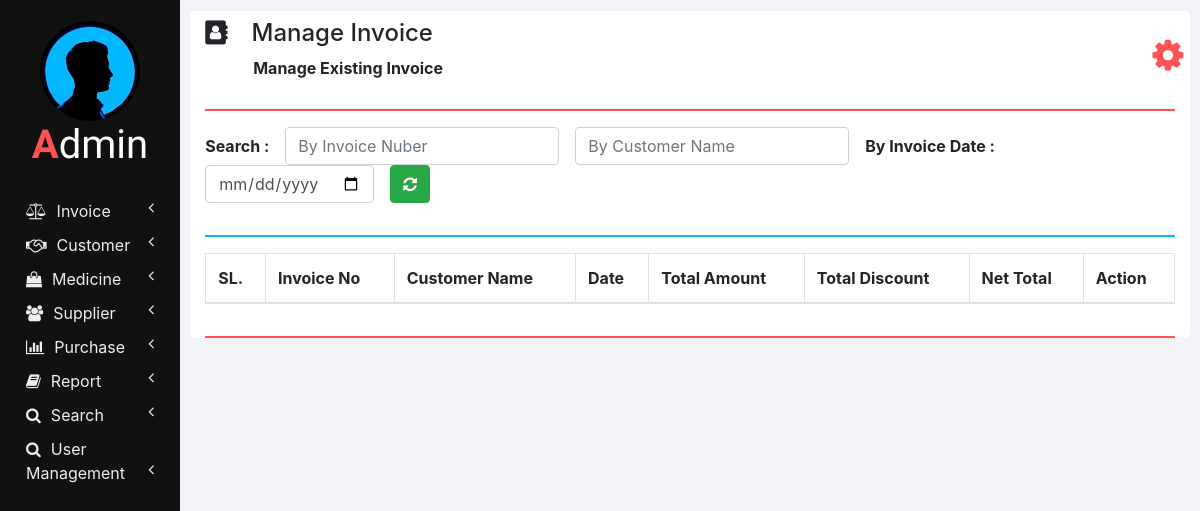
/manage_invoice.php, run on an earlier commit of the app's database.
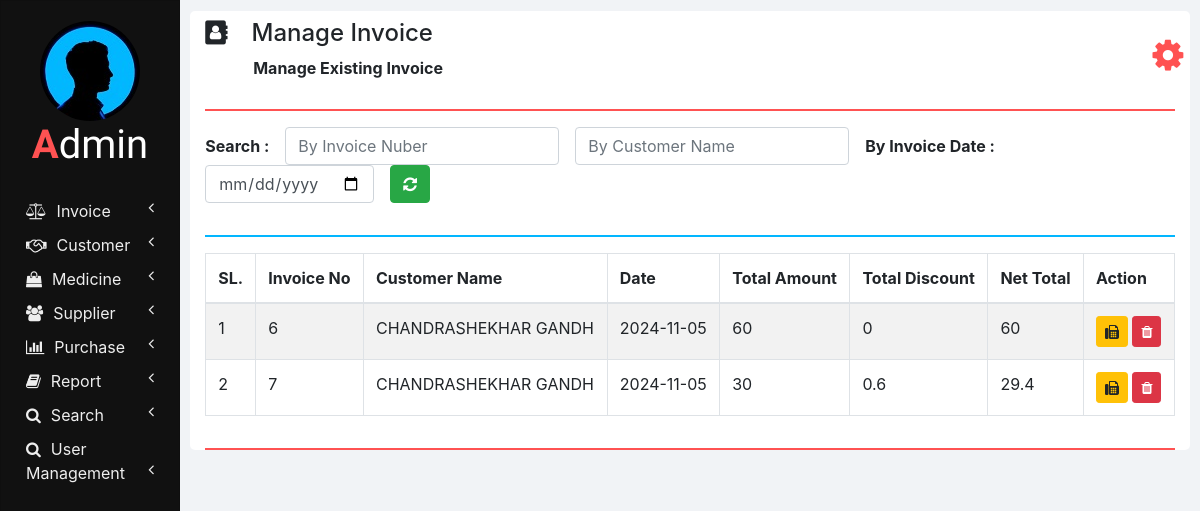
And on a later commit of the database.
### tables this page shows
CREATE TABLE `invoices` (
  `INVOICE_ID` int(11) NOT NULL,
  `NET_TOTAL` double NOT NULL DEFAULT 0,
  `INVOICE_DATE` date DEFAULT NULL,
  `CUSTOMER_ID` int(11) NOT NULL,
  `TOTAL_AMOUNT` double NOT NULL,
  `TOTAL_DISCOUNT` double NOT NULL
);

CREATE TABLE `customers` (
  `ID` int(11) NOT NULL,
  `NAME` varchar(20) NOT NULL,
  `AGE` int(11) NOT NULL,
  `DATE_OF_BIRTH` varchar(100) NOT NULL,
  `CONTACT_NUMBER` bigint(20) NOT NULL,
  `ALTERNATIVE_NUMBER` bigint(20) NOT NULL,
  `FATHER_NAME` varchar(20) NOT NULL,
  `FATHER_OCCUPATION` varchar(100) NOT NULL,
  `MOTHER_NAME` varchar(20) NOT NULL,
  `MOTHER_OCCUPATION` varchar(100) NOT NULL,
  `ADDRESS1` varchar(100) NOT NULL,
  `ADDRESS2` varchar(100) NOT NULL,
  `ADHAR_CARD_NUMBER` varchar(100) NOT NULL,
  `GIVEN_CARD` varchar(100) NOT NULL,
  `DISTRICT` varchar(100) NOT NULL,
  `TALUK` varchar(100) NOT NULL,
  `VILLEGE` varchar(100) NOT NULL,
  `DOCTOR_NAME` varchar(100) DEFAULT NULL
);

### php/manage_invoice.php (the view, shortened to what this page needs)
<?php
  function showInvoices() {
    require "db_connection.php";
    if($con) {
      $seq_no = 0;
      $query = "SELECT * FROM invoices INNER JOIN customers ON invoices.CUSTOMER_ID = customers.ID";
      $result = mysqli_query($con, $query);
      while($row = mysqli_fetch_array($result)) {
        $seq_no++;
        showInvoiceRow($seq_no, $row);
      }
    }
  }
  function showInvoiceRow($seq_no, $row) {
    ?>
    <tr>
      <td><?php echo $seq_no; ?></td>
      <td><?php echo $row['INVOICE_ID']; ?></td>
      <td><?php echo $row['NAME']; ?></td>
      <td><?php echo $row['INVOICE_DATE']; ?></td>
      <td><?php echo $row['TOTAL_AMOUNT']; ?></td>
      <td><?php echo $row['TOTAL_DISCOUNT']; ?></td>
      <td><?php echo $row['NET_TOTAL']; ?></td>
      <td>
        <button class="btn btn-warning btn-sm" onclick="printInvoice(<?php echo $row['INVOICE_ID']; ?>);">
          <i class="fa fa-fax"></i>
        </button>
        <button class="btn btn-danger btn-sm" onclick="deleteInvoice(<?php echo $row['INVOICE_ID']; ?>);">
          <i class="fa fa-trash"></i>
        </button>
      </td>
    </tr>
    <?php
  }
    ?>

What changed in the data, as far as the page shows it:
added invoices: seq_no "1", INVOICE_ID "6", CUSTOMER_ID.NAME "CHANDRASHEKHAR GANDH", INVOICE_DATE "2024-11-05", TOTAL_AMOUNT "60", TOTAL_DISCOUNT "0", NET_TOTAL "60"
added invoices: seq_no "2", INVOICE_ID "7", CUSTOMER_ID.NAME "CHANDRASHEKHAR GANDH", INVOICE_DATE "2024-11-05", TOTAL_AMOUNT "30", TOTAL_DISCOUNT "0.6", NET_TOTAL "29.4"
